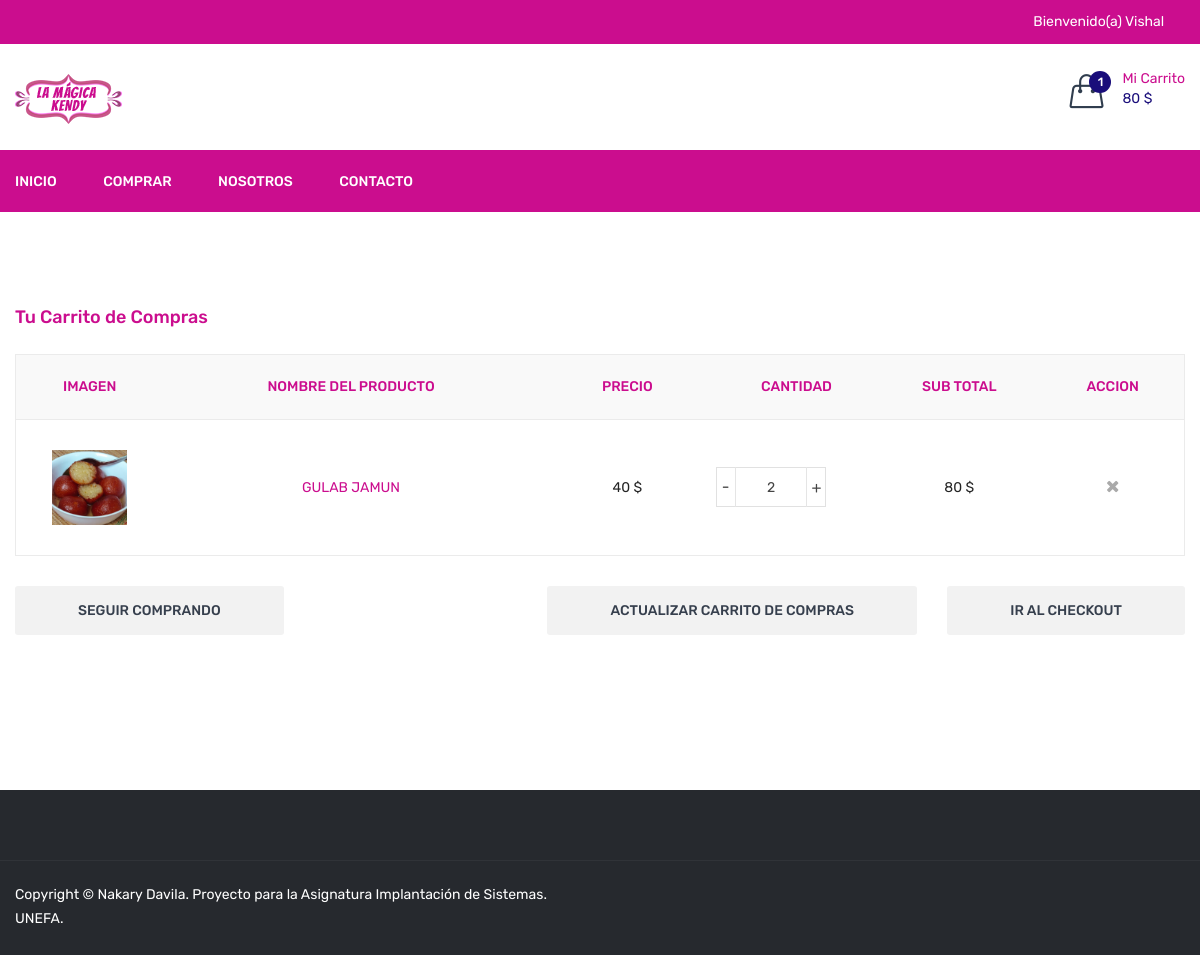
The page /cart.php (signed in) on the database its author committed.
### tables this page shows
CREATE TABLE `dish_cart` (
  `id` int(11) NOT NULL,
  `user_id` int(11) NOT NULL,
  `dish_detail_id` int(11) NOT NULL,
  `qty` int(11) NOT NULL,
  `added_on` datetime NOT NULL
);

CREATE TABLE `dish_details` (
  `id` int(11) NOT NULL,
  `dish_id` int(11) NOT NULL,
  `attribute` varchar(100) NOT NULL,
  `price` int(11) NOT NULL,
  `status` int(11) NOT NULL,
  `added_on` datetime NOT NULL
);

CREATE TABLE `dish` (
  `id` int(11) NOT NULL,
  `category_id` int(11) NOT NULL,
  `dish` varchar(100) NOT NULL,
  `dish_detail` text NOT NULL,
  `image` varchar(100) NOT NULL,
  `type` enum('veg','non-veg') NOT NULL,
  `status` int(11) NOT NULL,
  `added_on` datetime NOT NULL
);

### function.inc.php (called while the page is built, shortened)
	<?php
function getUserCart(){
	global $con;
	$arr=array();
	$id=$_SESSION['FOOD_USER_ID'];
	$res=mysqli_query($con,"select * from dish_cart where user_id='$id'");
	while($row=mysqli_fetch_assoc($res)){
		$arr[]=$row;
	}
	return $arr;
}
function getDishCartStatus(){
	$dishDetailsID=array();
	if(isset($_SESSION['FOOD_USER_ID'])){
		$getUserCart=getUserCart();
	}else{
		if(isset($_SESSION['cart']) && count($_SESSION['cart'])>0){
			foreach($_SESSION['cart'] as $key=>$val){
				$dishDetailsID[]=$key;
			}
		}
	}
}
function getcartTotalPrice(){
	$cartArr=getUserFullCart();
	$totalPrice=0;
	foreach($cartArr as $list){
		$totalPrice=$totalPrice+($list['qty']*$list['price']);
	}
	return $totalPrice;
}
function getUserFullCart($attr_id=''){
	$cartArr=array();
	if(isset($_SESSION['FOOD_USER_ID'])){
		$getUserCart=getUserCart();
		$cartArr=array();
		foreach($getUserCart as $list){
			$cartArr[$list['dish_detail_id']]['qty']=$list['qty'];
			$getDishDetail=getDishDetailById($list['dish_detail_id']);
			$cartArr[$list['dish_detail_id']]['price']=$getDishDetail['price'];
			$cartArr[$list['dish_detail_id']]['dish']=$getDishDetail['dish'];
			$cartArr[$list['dish_detail_id']]['image']=$getDishDetail['image'];
		}
	}
	if($attr_id!=''){
		return $cartArr[$attr_id]['qty'];
	}else{
		return $cartArr;
	}
}
function getDishDetailById($id){
	global $con;
	$res=mysqli_query($con,"select dish.dish,dish.image,dish_details.price from dish_details,dish where dish_details.id='$id' and dish.id=dish_details.dish_id");
	$row=mysqli_fetch_assoc($res);
	return $row;
}
?>

### cart.php (the view, shortened to what this page needs)
<?php
include ("header.php");
?>
<div class="cart-main-area pt-95 pb-100">
            <div class="container">
                <h3 class="page-title">Tu Carrito de Compras</h3>
                <div class="row">
                    <div class="col-lg-12 col-md-12 col-sm-12 col-12">
                        <form method="post">
							<?php
							$cartArr=getUserFullCart();
							if(count($cartArr)>0){
							?>
                            <div class="table-content table-responsive">
                                <table>
                                    <thead>
                                        <tr>
                                            <th>Imagen</th>
                                            <th>Nombre del Producto</th>
                                            <th>Precio</th>
                                            <th>Cantidad</th>
                                            <th>Sub Total</th>
                                            <th>Accion</th>
                                        </tr>
                                    </thead>
                                    <tbody>
                                        <?php
										foreach($cartArr as $key=>$list){
										?>
											<tr>
												<td class="product-thumbnail">
													<a href="#"><img src="<?php echo SITE_DISH_IMAGE.$list['image']?>" alt="" width="75px"></a>
												</td>
												<td class="product-name"><a href="#"><?php echo $list['dish']?> </a></td>
												<td class="product-price-cart"><span class="amount"><?php echo $list['price']?> $</span></td>
												<td class="product-quantity">
													<div class="cart-plus-minus">
														<input class="cart-plus-minus-box" type="text" name="qty[<?php echo $key?>][]" value="<?php echo $list['qty']?>">
													</div>
												</td>
												<td class="product-subtotal"><?php echo $list['qty']*$list['price']?> $</td>
												<td class="product-remove">
													<a href="javascript:void(0)" onclick="delete_cart('<?php echo $key?>','load')"><i class="fa fa-times"></i></a>
											   </td>
											</tr>
										<?php } ?>
                                    </tbody>
                                </table>
                            </div>
                            <div class="row">
                                <div class="col-lg-12">
                                    <div class="cart-shiping-update-wrapper">
                                        <div class="cart-shiping-update">
                                            <a href="<?php echo FRONT_SITE_PATH?>shop">Seguir Comprando</a>
                                        </div>
                                        <div class="cart-clear">
                                            <button name="update_cart">Actualizar Carrito de Compras</button>
                                            <a href="<?php echo FRONT_SITE_PATH?>checkout">Ir al Checkout</a>
                                        </div>
                                    </div>
                                </div>
                            </div>
							<?php } else {
								echo "Empty Cart";
							}?>
                        </form>
                    </div>
                </div>
            </div>
        </div>
<?php
include("footer.php");
?>

### header.php (shortened to what this page needs)
<?php
include('database.inc.php');
include('function.inc.php');
getDishCartStatus();
$cartArr=getUserFullCart();
$totalPrice=getcartTotalPrice();
$totalCartDish=count($cartArr);
?>
<!doctype html>
<html class="no-js" lang="zxx">
<head>
        <link rel="stylesheet" href="<?php echo FRONT_SITE_PATH?>assets/css/bootstrap.min.css">
        <link rel="stylesheet" href="<?php echo FRONT_SITE_PATH?>assets/css/animate.css">
        <link rel="stylesheet" href="<?php echo FRONT_SITE_PATH?>assets/css/owl.carousel.min.css">
        <link rel="stylesheet" href="<?php echo FRONT_SITE_PATH?>assets/css/slick.css">
        <link rel="stylesheet" href="<?php echo FRONT_SITE_PATH?>assets/css/chosen.min.css">
        <link rel="stylesheet" href="<?php echo FRONT_SITE_PATH?>assets/css/ionicons.min.css">
        <link rel="stylesheet" href="<?php echo FRONT_SITE_PATH?>assets/css/font-awesome.min.css">
        <link rel="stylesheet" href="<?php echo FRONT_SITE_PATH?>assets/css/simple-line-icons.css">
        <link rel="stylesheet" href="<?php echo FRONT_SITE_PATH?>assets/css/jquery-ui.css">
        <link rel="stylesheet" href="<?php echo FRONT_SITE_PATH?>assets/css/meanmenu.min.css">
        <link rel="stylesheet" href="<?php echo FRONT_SITE_PATH?>assets/css/style.css">
        <link rel="stylesheet" href="<?php echo FRONT_SITE_PATH?>assets/css/responsive.css">
    </head>
    <body>
        <header class="header-area">
            <div class="header-top black-bg">
                <div class="container">
                    <div class="row">
                        <div class="col-lg-8 col-md-4 col-12 col-sm-4">
                        </div>
						<div class="col-lg-2 col-md-4 col-12 col-sm-4">
						</div>
                        <div class="col-lg-2 col-md-8 col-12 col-sm-8">
                            <div class="account-curr-lang-wrap f-right">
                                <?php
								if(isset($_SESSION['FOOD_USER_NAME'])){
								?>
								<ul>
                                    <li class="top-hover"><a href="#"><?php echo "Bienvenido(a) <span id='user_top_name'>".$_SESSION['FOOD_USER_NAME'];?></span>  <i class="ion-chevron-down"></i></a>
                                    </li>
                                </ul>
								<?php } ?>
                            </div>
                        </div>
                    </div>
                </div>
            </div>
            <div class="header-middle">
                <div class="container">
                    <div class="row">
                        <div class="col-lg-3 col-md-4 col-12 col-sm-4">
                            <div class="logo">
                                <a href="<?php echo FRONT_SITE_PATH?>">
                                    <img alt="" src="<?php echo FRONT_SITE_PATH?>assets/img/logo/logo.png">
                                </a>
                            </div>
                        </div>
                        <div class="col-lg-9 col-md-8 col-12 col-sm-8">
                            <div class="header-middle-right f-right">
                                <div class="header-wishlist">
                                </div>
                                <div class="header-cart">
                                    <a href="#">
                                        <div class="header-icon-style">
                                            <i class="icon-handbag icons"></i>
                                            <span class="count-style" id="totalCartDish"><?php echo $totalCartDish?></span>
                                        </div>
                                        <div class="cart-text">
                                            <span class="digit">Mi Carrito</span>
                                            <span class="cart-digit-bold" id="totalPrice">
											<?php
											if($totalPrice!=0){
												echo $totalPrice.' $';
											}
											?></span>
                                        </div>
                                    </a>
                                </div>
                            </div>
                        </div>
                    </div>
                </div>
            </div>
            <div class="header-bottom transparent-bar black-bg">
                <div class="container">
                    <div class="row">
                        <div class="col-lg-12 col-md-12 col-12">
                            <div class="main-menu">
                                <nav>
                                    <ul>
                                        <li><a href="<?php echo FRONT_SITE_PATH?>">Inicio</a></li>
                                        <li><a href="<?php echo FRONT_SITE_PATH?>shop">Comprar</a></li>
                                        <li><a href="<?php echo FRONT_SITE_PATH?>about-us">Nosotros</a></li>
                                        <li><a href="<?php echo FRONT_SITE_PATH?>contact-us">Contacto</a></li>
                                    </ul>
                                </nav>
                            </div>
                        </div>
                    </div>
                </div>
            </div>
        </header>

### rows shown on the page
dish_cart: dish_detail "1"
dish_details: dish.image (picture), dish.dish "GULAB JAMUN", price "40", qty "2", $list['qty']*$list['price'] "80"

### other values the page prints
$_SESSION['FOOD_USER_NAME'] "Vishal"
$totalPrice "80"
